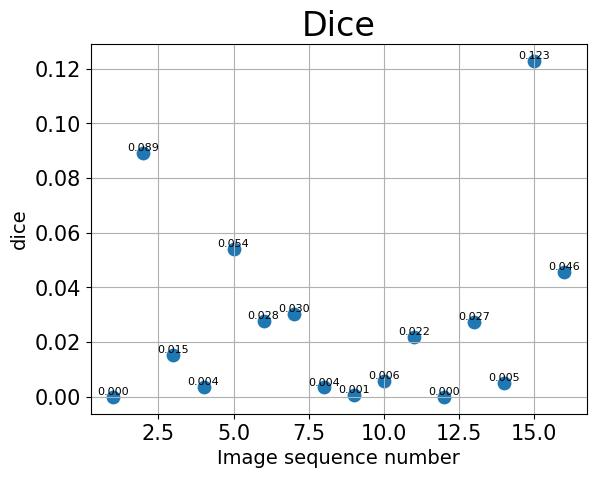

This figure's Python source:
# This is a sample Python script.

# Press Shift+F10 to execute it or replace it with your code.
# Press Double Shift to search everywhere for classes, files, tool windows, actions, and settings.
# from filecmp import cmp
import os

import cv2
import operator
import matplotlib.pyplot as plt
import torch


# dice
def dice_coef(output, target):  # output为预测结果 target为真实结果
    smooth = 1e-5  # 防止0除

    intersection = (output * target).sum()

    return (2. * intersection + smooth) / \
           (output.sum() + target.sum() + smooth)


def img_input(myMark_path, result_path):
    myMark = cv2.imread(myMark_path)  # 使用 cv2 来打开图片
    result = cv2.imread(result_path)  # 使用 cv2 来打开图片
    return (myMark, result)


# Press the green button in the gutter to run the script.
if __name__ == '__main__':
    # print_hi('PyCharm')
    myMark_path1 = "E:/python/MyUnet/test_data/label/"
    result_path1 = "E:/python/mask_RV/"
    filelist=os.listdir(result_path1)
    i = 1
    dicelist = []
    for item in filelist:
        myMark_path = os.path.join(os.path.abspath(myMark_path1), item)
        result_path = os.path.join(os.path.abspath(result_path1), item)
        myMark, result = img_input(myMark_path, result_path)
        dice = dice_coef(result, myMark)
        dicelist.append(round(dice, 4))
        print(dice)
        i = i + 1

    x_values = range(1, 17)
    y_values = dicelist
    '''
    plt.scatter() 
    #x:横坐标 y:纵坐标 s:点的尺寸
    '''
    plt.scatter(x_values, y_values, s=80)

    # 设置图表标题并给坐标轴加上标签
    plt.title('Dice', fontsize=24)
    plt.xlabel('Image sequence number', fontsize=14)
    plt.ylabel('dice', fontsize=14)
    # 显示网格
    plt.grid(True)
    # 设置刻度标记的大小
    plt.tick_params(axis='both', which='major', labelsize=15)

    # 显示指标数值大小
    for i in range(len(y_values)):
        plt.text(x_values[i], y_values[i], '%.3f' % (dicelist[i]), ha='center', va='bottom', fontsize=8)

    # plt.show()
    #
    # dicesum = 0
    # num = 0
    # for num in range(0, 16):
    #     dicesum = dicesum + dicelist[num]
    # print("dicesum:", dicesum, "num:", num + 1)
    # avg = dicesum / 16
    # print("avg:", avg)
    # c = max(x_values)
    # d = (max(y_values)+min(y_values))/2
    # plt.text(c, d, 'dicesum=%.2f' % dicesum, ha='left', va='bottom', fontsize=15)
    # plt.text(c, d+1, 'avg=%.2f' % avg, ha='left', va='bottom', fontsize=15)
    # 自动保存结果图片
    plt.savefig('Dice.jpg', bbox_inches='tight')
